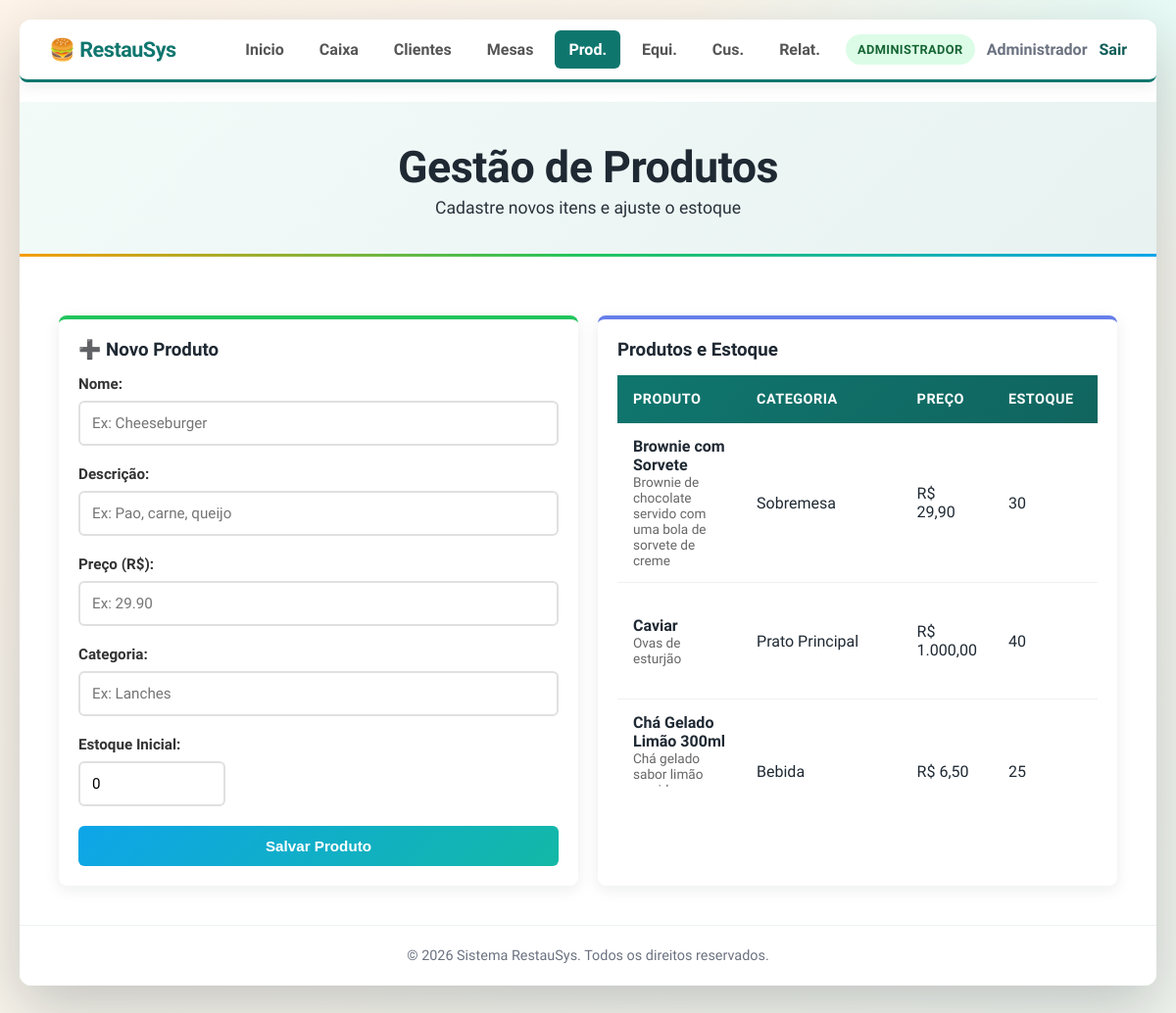
The app's page /pages/produtos.php (signed in), older data.
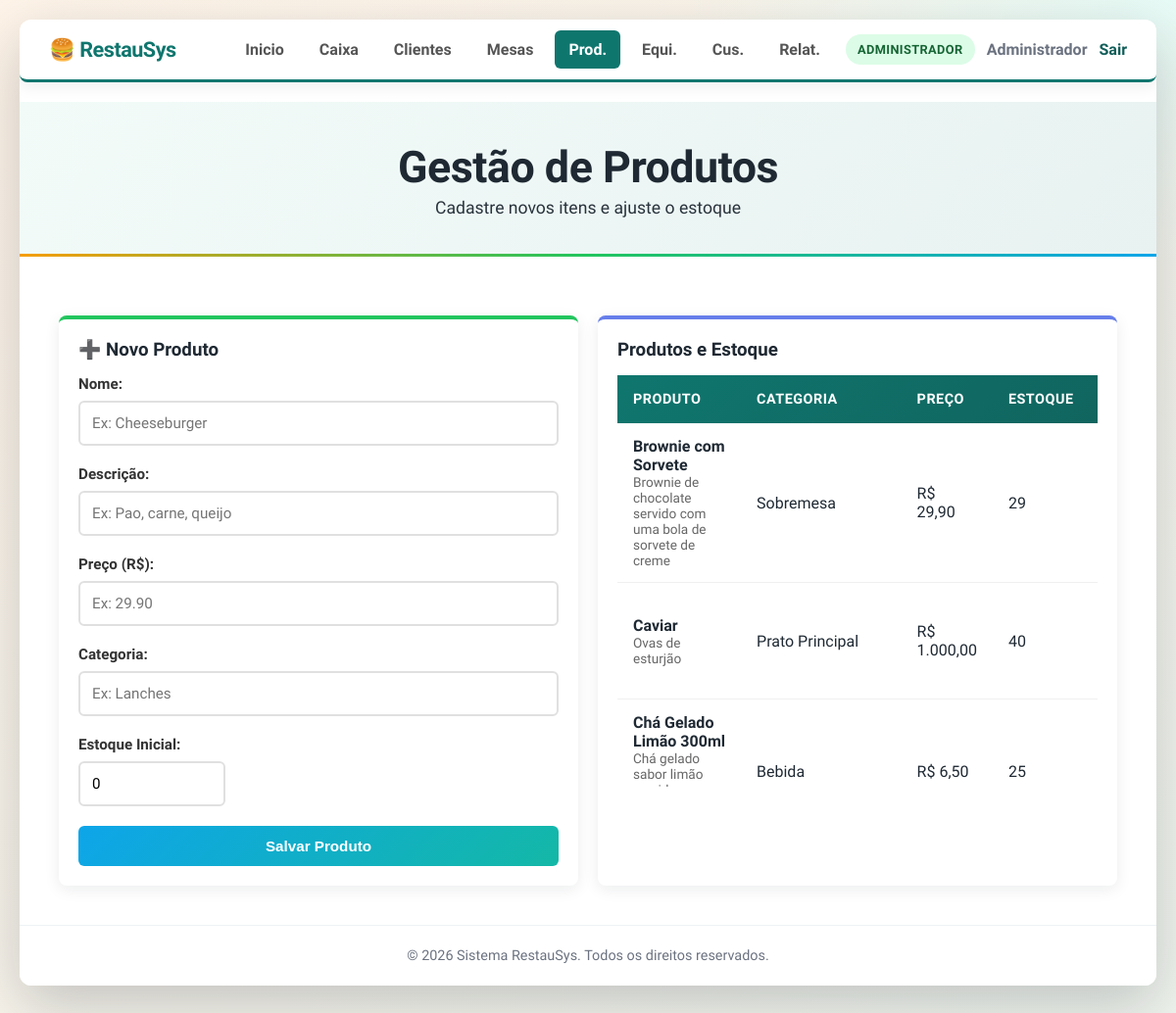
The same page, newer data.
### tables this page shows
CREATE TABLE produtos (
    id_produto INTEGER PRIMARY KEY AUTOINCREMENT,
    nome TEXT NOT NULL,
    descricao TEXT,
    preco NUMERIC NOT NULL,
    id_categoria INTEGER,
    estoque INTEGER DEFAULT 0,
    FOREIGN KEY (id_categoria) REFERENCES categorias(id_categoria)
);

CREATE TABLE categorias (
    id_categoria INTEGER PRIMARY KEY AUTOINCREMENT,
    nome TEXT NOT NULL
);

### pages/produtos.php (the view, shortened to what this page needs)
<?php
require_once __DIR__ . "/../config/config.php";
$produtos = query_all(
    "SELECT p.id_produto, p.nome, p.descricao, p.preco, p.estoque, c.nome as categoria
     FROM produtos p
     LEFT JOIN categorias c ON p.id_categoria = c.id_categoria
     ORDER BY p.nome"
);
?>
<!DOCTYPE html>
<html lang="pt-BR">
<head>
    <link rel="stylesheet" href="../css/style.css">
</head>
<body>
    <div class="container">
        <header>
            <div class="header-content">
                <h1>Gestão de Produtos</h1>
                <p class="header-subtitle">Cadastre novos itens e ajuste o estoque</p>
            </div>
        </header>
        <main>
            <div class="dashboard-grid">
                <?php if (usuario_admin()): ?>
                    <div class="card" style="border-top-color: #22c55e;">
                        <h3>➕ Novo Produto</h3>
                        <form method="POST" class="formulario">
                            <div class="form-grupo">
                                <label>Nome:</label>
                                <input type="text" name="nome" placeholder="Ex: Cheeseburger" required>
                            </div>
                            <div class="form-grupo">
                                <label>Descrição:</label>
                                <input type="text" name="descricao" placeholder="Ex: Pao, carne, queijo">
                            </div>
                            <div class="form-grupo">
                                <label>Preço (R$):</label>
                                <input type="text" name="preco" placeholder="Ex: 29.90" required>
                            </div>
                            <div class="form-grupo">
                                <label>Categoria:</label>
                                <input type="text" name="categoria" list="categorias" placeholder="Ex: Lanches">
                            </div>
                            <div class="form-grupo">
                                <label>Estoque Inicial:</label>
                                <input type="number" name="estoque" min="0" value="0">
                            </div>
                            <button type="submit" class="btn btn-adicionar">Salvar Produto</button>
                        </form>
                    </div>
                <?php endif; ?>
                <div class="card" style="grid-column: span 1; border-top-color: #667eea;">
                    <h3>Produtos e Estoque</h3>
                    <div style="max-height: 420px; overflow-y: auto;">
                        <table class="tabela">
                            <thead>
                                <tr>
                                    <th>Produto</th>
                                    <th>Categoria</th>
                                    <th>Preço</th>
                                    <th>Estoque</th>
                                    <th>Ações</th>
                                </tr>
                            </thead>
                            <tbody>
                                <?php foreach ($produtos as $p): ?>
                                    <tr>
                                        <td>
                                            <strong><?=htmlspecialchars($p["nome"])?></strong>
                                            <?php if (!empty($p["descricao"])): ?>
                                                <div style="font-size: 0.85em; color: #666;">
                                                    <?=htmlspecialchars($p["descricao"])?></div>
                                            <?php endif; ?>
                                        </td>
                                        <td><?=htmlspecialchars($p["categoria"] ?? "-")?></td>
                                        <td>R$ <?=number_format((float) $p["preco"], 2, ",", ".")?></td>
                                        <td><?= (int) $p["estoque"] ?></td>
                                        <td>
                                        </td>
                                    </tr>
                                <?php endforeach; ?>
                            </tbody>
                        </table>
                    </div>
                </div>
            </div>
        </main>
        <footer class="app-footer">
            &copy; <?=date("Y")?> Sistema RestauSys. Todos os direitos reservados.
        </footer>
    </div>
</body>
</html>

Row changes from the older to the newer data that the page shows:
changed produtos "Brownie com Sorvete": estoque "30" → "29"
